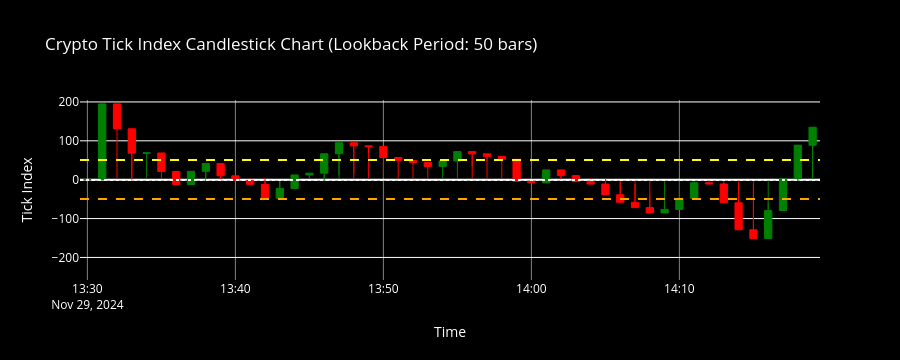

Write notebook code for a chart like this one.
### Code cell
import ccxt
import pandas as pd
import numpy as np
import plotly.graph_objs as go
from plotly.subplots import make_subplots
import schedule
import time
from IPython.display import display, clear_output

# Initialize the exchange
exchange = ccxt.binance()

# Load markets to ensure symbols are available
exchange.load_markets()

# Customizable lookback period
LOOKBACK_PERIOD = 50  # Adjust this value to set the lookback period

# Function to fetch USDT-paired cryptocurrencies (all spot pairs)
def fetch_all_usdt_pairs():
    tickers = exchange.fetch_tickers()
    # Filter only USDT spot pairs
    usdt_pairs = [symbol for symbol in tickers if symbol.endswith('/USDT')]
    return usdt_pairs

# Function to fetch OHLCV data with a customizable lookback period
def fetch_ohlcv(symbol, timeframe='1m', limit=LOOKBACK_PERIOD):
    ohlcv = exchange.fetch_ohlcv(symbol, timeframe=timeframe, limit=limit)
    return ohlcv

# Function to calculate tick direction (1 for up, -1 for down, 0 for no change)
def calculate_tick(df):
    df['tick'] = np.sign(df['close'].diff()).fillna(0)
    return df

# Create the figure widget
fig = make_subplots(rows=1, cols=1)

def update_chart():
    # Fetch all USDT-paired cryptos
    crypto_symbols = fetch_all_usdt_pairs()

    # Fetch OHLCV data for all symbols
    data = {}
    for symbol in crypto_symbols:
        ohlcv = fetch_ohlcv(symbol)
        df = pd.DataFrame(ohlcv, columns=['timestamp', 'open', 'high', 'low', 'close', 'volume'])
        df['timestamp'] = pd.to_datetime(df['timestamp'], unit='ms')
        data[symbol] = df

    # Apply the tick calculation to all dataframes
    for symbol, df in data.items():
        data[symbol] = calculate_tick(df)

    # Create the combined DataFrame in one step
    tick_data = {'timestamp': data[crypto_symbols[0]]['timestamp']}
    for symbol, df in data.items():
        tick_data[symbol] = df['tick']

    # Convert dictionary to DataFrame
    tick_df = pd.DataFrame(tick_data)

    # Calculate the tick index (sum of ticks)
    tick_df['tick_index'] = tick_df[crypto_symbols].sum(axis=1)

    # Apply smoothing to the tick index
    smoothing_window = 4  # Adjust the window size as needed
    tick_df['smoothed_tick_index'] = tick_df['tick_index'].rolling(window=smoothing_window).mean().fillna(tick_df['tick_index'])

    # Calculate the high and low values within each interval
    tick_df['open'] = tick_df['smoothed_tick_index'].shift(1).fillna(tick_df['smoothed_tick_index'][0])
    tick_df['close'] = tick_df['smoothed_tick_index']

    # Using a larger rolling window for high and low calculations
    high_low_window = 4  # Adjust the window size as needed
    tick_df['high'] = tick_df['smoothed_tick_index'].rolling(window=high_low_window).max().fillna(tick_df['smoothed_tick_index'])
    tick_df['low'] = tick_df['smoothed_tick_index'].rolling(window=high_low_window).min().fillna(tick_df['smoothed_tick_index'])

    # Implement limits for extreme values
    extreme_limit = 4  # Example limit
    tick_df['high'] = tick_df['high'].clip(upper=extreme_limit)
    tick_df['low'] = tick_df['low'].clip(lower=-extreme_limit)

    # Clear the existing figure
    fig.data = []

    # Add candlestick trace for tick index with custom colors
    candlestick = go.Candlestick(
        x=tick_df['timestamp'],
        open=tick_df['open'],
        high=tick_df['high'],
        low=tick_df['low'],
        close=tick_df['close'],
        increasing_line_color='green',
        decreasing_line_color='red',
        increasing_fillcolor='green',
        decreasing_fillcolor='red',
        line=dict(width=1)  # Thin line for the high and low
    )

    fig.add_trace(candlestick, row=1, col=1)

    # Add horizontal lines at specified levels
    fig.add_hline(y=50, line=dict(color='yellow', width=1, dash='dash'), row=1, col=1)
    fig.add_hline(y=-50, line=dict(color='orange', width=1, dash='dash'), row=1, col=1)
    fig.add_hline(y=0, line=dict(color='white', width=1, dash='dot'), row=1, col=1)

    # Update layout for better visualization
    fig.update_layout(
        title=f'Crypto Tick Index Candlestick Chart (Lookback Period: {LOOKBACK_PERIOD} bars)',
        xaxis_title='Time',
        yaxis_title='Tick Index',
        xaxis_rangeslider_visible=False,
        yaxis=dict(
            range=[tick_df['tick_index'].min() - 10, tick_df['tick_index'].max() + 10]  # Dynamic range
        ),
        plot_bgcolor='black',
        paper_bgcolor='black',
        font=dict(color='white'),
        xaxis=dict(gridcolor='gray')
    )

    # Clear the previous output and display the updated figure
    clear_output(wait=True)
    display(fig)

# Schedule the chart to be updated every minute
schedule.every(1).minutes.do(update_chart)

# Flag to stop the scheduler
running = True

def run_scheduler():
    while running:
        schedule.run_pending()
        time.sleep(1)

def stop_scheduler():
    global running
    running = False

# Start the scheduler in a separate thread
import threading
scheduler_thread = threading.Thread(target=run_scheduler)
scheduler_thread.start()

# Initial chart update
update_chart()

# Example of stopping the scheduler after some time (e.g., 3 hours)
time.sleep(3 * 60 * 60)  # Run for 3 hours
stop_scheduler()
scheduler_thread.join()

### Figure 1 — Plotly figure (JSON) as saved in the notebook; plotly's stock layout.template omitted (floating-point values rounded to 4 significant figures)
{"data": [{"close": [0, 195, 131, 68.25, 68.75, 21.25, -12.5, 21.5, 41.5, 10, -1.75, -12, -47.5, -22.75, 12.25, 16.75, 66.75, 95, 87, 85.25, 57, 49.75, 44.5, 34.25, 48, 72.25, 66.5, 60, 52.5, -4.25, -8, 25.25, 10.5, -5, -11.25, -38.75, -58, -71.75, -85.5, -76.5, -48, -7.75, -11, -59.25, -128.8, -151, -79.25, 2.5, 88.75, 135], "decreasing": {"fillcolor": "red", "line": {"color": "red"}}, "high": [0, 4, 4, 4, 4, 4, 4, 4, 4, 4, 4, 4, 4, -1.75, 4, 4, 4, 4, 4, 4, 4, 4, 4, 4, 4, 4, 4, 4, 4, 4, 4, 4, 4, 4, 4, 4, -5, -11.25, -38.75, -58, -48, -7.75, -7.75, -7.75, -7.75, -11, -59.25, 2.5, 4, 4], "increasing": {"fillcolor": "green", "line": {"color": "green"}}, "line": {"width": 1}, "low": [0, 195, 131, 0, 68.25, 21.25, -4, -4, -4, -4, -1.75, -4, -4, -4, -4, -4, -4, 12.25, 16.75, 66.75, 57, 49.75, 44.5, 34.25, 34.25, 34.25, 34.25, 48, 52.5, -4, -4, -4, -4, -4, -4, -4, -4, -4, -4, -4, -4, -4, -4, -4, -4, -4, -4, -4, -4, -4], "open": [0, 0, 195, 131, 68.25, 68.75, 21.25, -12.5, 21.5, 41.5, 10, -1.75, -12, -47.5, -22.75, 12.25, 16.75, 66.75, 95, 87, 85.25, 57, 49.75, 44.5, 34.25, 48, 72.25, 66.5, 60, 52.5, -4.25, -8, 25.25, 10.5, -5, -11.25, -38.75, -58, -71.75, -85.5, -76.5, -48, -7.75, -11, -59.25, -128.8, -151, -79.25, 2.5, 88.75], "type": "candlestick", "x": ["2024-11-29T13:30:00", "2024-11-29T13:31:00", "2024-11-29T13:32:00", "2024-11-29T13:33:00", "2024-11-29T13:34:00", "2024-11-29T13:35:00", "2024-11-29T13:36:00", "2024-11-29T13:37:00", "2024-11-29T13:38:00", "2024-11-29T13:39:00", "2024-11-29T13:40:00", "2024-11-29T13:41:00", "2024-11-29T13:42:00", "2024-11-29T13:43:00", "2024-11-29T13:44:00", "2024-11-29T13:45:00", "2024-11-29T13:46:00", "2024-11-29T13:47:00", "2024-11-29T13:48:00", "2024-11-29T13:49:00", "2024-11-29T13:50:00", "2024-11-29T13:51:00", "2024-11-29T13:52:00", "2024-11-29T13:53:00", "2024-11-29T13:54:00", "2024-11-29T13:55:00", "2024-11-29T13:56:00", "2024-11-29T13:57:00", "2024-11-29T13:58:00", "2024-11-29T13:59:00", "2024-11-29T14:00:00", "2024-11-29T14:01:00", "2024-11-29T14:02:00", "2024-11-29T14:03:00", "2024-11-29T14:04:00", "2024-11-29T14:05:00", "2024-11-29T14:06:00", "2024-11-29T14:07:00", "2024-11-29T14:08:00", "2024-11-29T14:09:00", "2024-11-29T14:10:00", "2024-11-29T14:11:00", "2024-11-29T14:12:00", "2024-11-29T14:13:00", "2024-11-29T14:14:00", "2024-11-29T14:15:00", "2024-11-29T14:16:00", "2024-11-29T14:17:00", "2024-11-29T14:18:00", "2024-11-29T14:19:00"], "xaxis": "x", "yaxis": "y"}], "layout": {"font": {"color": "white"}, "height": 360, "paper_bgcolor": "black", "plot_bgcolor": "black", "shapes": [{"line": {"color": "yellow", "dash": "dash", "width": 1}, "type": "line", "x0": 0, "x1": 1, "xref": "x domain", "y0": 50, "y1": 50, "yref": "y"}, {"line": {"color": "orange", "dash": "dash", "width": 1}, "type": "line", "x0": 0, "x1": 1, "xref": "x domain", "y0": -50, "y1": -50, "yref": "y"}, {"line": {"color": "white", "dash": "dot", "width": 1}, "type": "line", "x0": 0, "x1": 1, "xref": "x domain", "y0": 0, "y1": 0, "yref": "y"}, {"line": {"color": "yellow", "dash": "dash", "width": 1}, "type": "line", "x0": 0, "x1": 1, "xref": "x domain", "y0": 50, "y1": 50, "yref": "y"}, {"line": {"color": "orange", "dash": "dash", "width": 1}, "type": "line", "x0": 0, "x1": 1, "xref": "x domain", "y0": -50, "y1": -50, "yref": "y"}, {"line": {"color": "white", "dash": "dot", "width": 1}, "type": "line", "x0": 0, "x1": 1, "xref": "x domain", "y0": 0, "y1": 0, "yref": "y"}, {"line": {"color": "yellow", "dash": "dash", "width": 1}, "type": "line", "x0": 0, "x1": 1, "xref": "x domain", "y0": 50, "y1": 50, "yref": "y"}, {"line": {"color": "orange", "dash": "dash", "width": 1}, "type": "line", "x0": 0, "x1": 1, "xref": "x domain", "y0": -50, "y1": -50, "yref": "y"}, {"line": {"color": "white", "dash": "dot", "width": 1}, "type": "line", "x0": 0, "x1": 1, "xref": "x domain", "y0": 0, "y1": 0, "yref": "y"}, {"line": {"color": "yellow", "dash": "dash", "width": 1}, "type": "line", "x0": 0, "x1": 1, "xref": "x domain", "y0": 50, "y1": 50, "yref": "y"}, {"line": {"color": "orange", "dash": "dash", "width": 1}, "type": "line", "x0": 0, "x1": 1, "xref": "x domain", "y0": -50, "y1": -50, "yref": "y"}, {"line": {"color": "white", "dash": "dot", "width": 1}, "type": "line", "x0": 0, "x1": 1, "xref": "x domain", "y0": 0, "y1": 0, "yref": "y"}, {"line": {"color": "yellow", "dash": "dash", "width": 1}, "type": "line", "x0": 0, "x1": 1, "xref": "x domain", "y0": 50, "y1": 50, "yref": "y"}, {"line": {"color": "orange", "dash": "dash", "width": 1}, "type": "line", "x0": 0, "x1": 1, "xref": "x domain", "y0": -50, "y1": -50, "yref": "y"}, {"line": {"color": "white", "dash": "dot", "width": 1}, "type": "line", "x0": 0, "x1": 1, "xref": "x domain", "y0": 0, "y1": 0, "yref": "y"}, {"line": {"color": "yellow", "dash": "dash", "width": 1}, "type": "line", "x0": 0, "x1": 1, "xref": "x domain", "y0": 50, "y1": 50, "yref": "y"}, {"line": {"color": "orange", "dash": "dash", "width": 1}, "type": "line", "x0": 0, "x1": 1, "xref": "x domain", "y0": -50, "y1": -50, "yref": "y"}, {"line": {"color": "white", "dash": "dot", "width": 1}, "type": "line", "x0": 0, "x1": 1, "xref": "x domain", "y0": 0, "y1": 0, "yref": "y"}, {"line": {"color": "yellow", "dash": "dash", "width": 1}, "type": "line", "x0": 0, "x1": 1, "xref": "x domain", "y0": 50, "y1": 50, "yref": "y"}, {"line": {"color": "orange", "dash": "dash", "width": 1}, "type": "line", "x0": 0, "x1": 1, "xref": "x domain", "y0": -50, "y1": -50, "yref": "y"}, {"line": {"color": "white", "dash": "dot", "width": 1}, "type": "line", "x0": 0, "x1": 1, "xref": "x domain", "y0": 0, "y1": 0, "yref": "y"}, {"line": {"color": "yellow", "dash": "dash", "width": 1}, "type": "line", "x0": 0, "x1": 1, "xref": "x domain", "y0": 50, "y1": 50, "yref": "y"}, {"line": {"color": "orange", "dash": "dash", "width": 1}, "type": "line", "x0": 0, "x1": 1, "xref": "x domain", "y0": -50, "y1": -50, "yref": "y"}, {"line": {"color": "white", "dash": "dot", "width": 1}, "type": "line", "x0": 0, "x1": 1, "xref": "x domain", "y0": 0, "y1": 0, "yref": "y"}, {"line": {"color": "yellow", "dash": "dash", "width": 1}, "type": "line", "x0": 0, "x1": 1, "xref": "x domain", "y0": 50, "y1": 50, "yref": "y"}, {"line": {"color": "orange", "dash": "dash", "width": 1}, "type": "line", "x0": 0, "x1": 1, "xref": "x domain", "y0": -50, "y1": -50, "yref": "y"}, {"line": {"color": "white", "dash": "dot", "width": 1}, "type": "line", "x0": 0, "x1": 1, "xref": "x domain", "y0": 0, "y1": 0, "yref": "y"}, {"line": {"color": "yellow", "dash": "dash", "width": 1}, "type": "line", "x0": 0, "x1": 1, "xref": "x domain", "y0": 50, "y1": 50, "yref": "y"}, {"line": {"color": "orange", "dash": "dash", "width": 1}, "type": "line", "x0": 0, "x1": 1, "xref": "x domain", "y0": -50, "y1": -50, "yref": "y"}, {"line": {"color": "white", "dash": "dot", "width": 1}, "type": "line", "x0": 0, "x1": 1, "xref": "x domain", "y0": 0, "y1": 0, "yref": "y"}, {"line": {"color": "yellow", "dash": "dash", "width": 1}, "type": "line", "x0": 0, "x1": 1, "xref": "x domain", "y0": 50, "y1": 50, "yref": "y"}, {"line": {"color": "orange", "dash": "dash", "width": 1}, "type": "line", "x0": 0, "x1": 1, "xref": "x domain", "y0": -50, "y1": -50, "yref": "y"}, {"line": {"color": "white", "dash": "dot", "width": 1}, "type": "line", "x0": 0, "x1": 1, "xref": "x domain", "y0": 0, "y1": 0, "yref": "y"}, {"line": {"color": "yellow", "dash": "dash", "width": 1}, "type": "line", "x0": 0, "x1": 1, "xref": "x domain", "y0": 50, "y1": 50, "yref": "y"}, {"line": {"color": "orange", "dash": "dash", "width": 1}, "type": "line", "x0": 0, "x1": 1, "xref": "x domain", "y0": -50, "y1": -50, "yref": "y"}, {"line": {"color": "white", "dash": "dot", "width": 1}, "type": "line", "x0": 0, "x1": 1, "xref": "x domain", "y0": 0, "y1": 0, "yref": "y"}, {"line": {"color": "yellow", "dash": "dash", "width": 1}, "type": "line", "x0": 0, "x1": 1, "xref": "x domain", "y0": 50, "y1": 50, "yref": "y"}, {"line": {"color": "orange", "dash": "dash", "width": 1}, "type": "line", "x0": 0, "x1": 1, "xref": "x domain", "y0": -50, "y1": -50, "yref": "y"}, {"line": {"color": "white", "dash": "dot", "width": 1}, "type": "line", "x0": 0, "x1": 1, "xref": "x domain", "y0": 0, "y1": 0, "yref": "y"}, {"line": {"color": "yellow", "dash": "dash", "width": 1}, "type": "line", "x0": 0, "x1": 1, "xref": "x domain", "y0": 50, "y1": 50, "yref": "y"}, {"line": {"color": "orange", "dash": "dash", "width": 1}, "type": "line", "x0": 0, "x1": 1, "xref": "x domain", "y0": -50, "y1": -50, "yref": "y"}, {"line": {"color": "white", "dash": "dot", "width": 1}, "type": "line", "x0": 0, "x1": 1, "xref": "x domain", "y0": 0, "y1": 0, "yref": "y"}, {"line": {"color": "yellow", "dash": "dash", "width": 1}, "type": "line", "x0": 0, "x1": 1, "xref": "x domain", "y0": 50, "y1": 50, "yref": "y"}, {"line": {"color": "orange", "dash": "dash", "width": 1}, "type": "line", "x0": 0, "x1": 1, "xref": "x domain", "y0": -50, "y1": -50, "yref": "y"}, {"line": {"color": "white", "dash": "dot", "width": 1}, "type": "line", "x0": 0, "x1": 1, "xref": "x domain", "y0": 0, "y1": 0, "yref": "y"}, {"line": {"color": "yellow", "dash": "dash", "width": 1}, "type": "line", "x0": 0, "x1": 1, "xref": "x domain", "y0": 50, "y1": 50, "yref": "y"}, {"line": {"color": "orange", "dash": "dash", "width": 1}, "type": "line", "x0": 0, "x1": 1, "xref": "x domain", "y0": -50, "y1": -50, "yref": "y"}, {"line": {"color": "white", "dash": "dot", "width": 1}, "type": "line", "x0": 0, "x1": 1, "xref": "x domain", "y0": 0, "y1": 0, "yref": "y"}, {"line": {"color": "yellow", "dash": "dash", "width": 1}, "type": "line", "x0": 0, "x1": 1, "xref": "x domain", "y0": 50, "y1": 50, "yref": "y"}, {"line": {"color": "orange", "dash": "dash", "width": 1}, "type": "line", "x0": 0, "x1": 1, "xref": "x domain", "y0": -50, "y1": -50, "yref": "y"}, {"line": {"color": "white", "dash": "dot", "width": 1}, "type": "line", "x0": 0, "x1": 1, "xref": "x domain", "y0": 0, "y1": 0, "yref": "y"}, {"line": {"color": "yellow", "dash": "dash", "width": 1}, "type": "line", "x0": 0, "x1": 1, "xref": "x domain", "y0": 50, "y1": 50, "yref": "y"}, {"line": {"color": "orange", "dash": "dash", "width": 1}, "type": "line", "x0": 0, "x1": 1, "xref": "x domain", "y0": -50, "y1": -50, "yref": "y"}, {"line": {"color": "white", "dash": "dot", "width": 1}, "type": "line", "x0": 0, "x1": 1, "xref": "x domain", "y0": 0, "y1": 0, "yref": "y"}, {"line": {"color": "yellow", "dash": "dash", "width": 1}, "type": "line", "x0": 0, "x1": 1, "xref": "x domain", "y0": 50, "y1": 50, "yref": "y"}, {"line": {"color": "orange", "dash": "dash", "width": 1}, "type": "line", "x0": 0, "x1": 1, "xref": "x domain", "y0": -50, "y1": -50, "yref": "y"}, {"line": {"color": "white", "dash": "dot", "width": 1}, "type": "line", "x0": 0, "x1": 1, "xref": "x domain", "y0": 0, "y1": 0, "yref": "y"}, {"line": {"color": "yellow", "dash": "dash", "width": 1}, "type": "line", "x0": 0, "x1": 1, "xref": "x domain", "y0": 50, "y1": 50, "yref": "y"}, {"line": {"color": "orange", "dash": "dash", "width": 1}, "type": "line", "x0": 0, "x1": 1, "xref": "x domain", "y0": -50, "y1": -50, "yref": "y"}, {"line": {"color": "white", "dash": "dot", "width": 1}, "type": "line", "x0": 0, "x1": 1, "xref": "x domain", "y0": 0, "y1": 0, "yref": "y"}, {"line": {"color": "yellow", "dash": "dash", "width": 1}, "type": "line", "x0": 0, "x1": 1, "xref": "x domain", "y0": 50, "y1": 50, "yref": "y"}, {"line": {"color": "orange", "dash": "dash", "width": 1}, "type": "line", "x0": 0, "x1": 1, "xref": "x domain", "y0": -50, "y1": -50, "yref": "y"}, {"line": {"color": "white", "dash": "dot", "width": 1}, "type": "line", "x0": 0, "x1": 1, "xref": "x domain", "y0": 0, "y1": 0, "yref": "y"}, {"line": {"color": "yellow", "dash": "dash", "width": 1}, "type": "line", "x0": 0, "x1": 1, "xref": "x domain", "y0": 50, "y1": 50, "yref": "y"}, {"line": {"color": "orange", "dash": "dash", "width": 1}, "type": "line", "x0": 0, "x1": 1, "xref": "x domain", "y0": -50, "y1": -50, "yref": "y"}, {"line": {"color": "white", "dash": "dot", "width": 1}, "type": "line", "x0": 0, "x1": 1, "xref": "x domain", "y0": 0, "y1": 0, "yref": "y"}, {"line": {"color": "yellow", "dash": "dash", "width": 1}, "type": "line", "x0": 0, "x1": 1, "xref": "x domain", "y0": 50, "y1": 50, "yref": "y"}, {"line": {"color": "orange", "dash": "dash", "width": 1}, "type": "line", "x0": 0, "x1": 1, "xref": "x domain", "y0": -50, "y1": -50, "yref": "y"}, {"line": {"color": "white", "dash": "dot", "width": 1}, "type": "line", "x0": 0, "x1": 1, "xref": "x domain", "y0": 0, "y1": 0, "yref": "y"}, {"line": {"color": "yellow", "dash": "dash", "width": 1}, "type": "line", "x0": 0, "x1": 1, "xref": "x domain", "y0": 50, "y1": 50, "yref": "y"}, {"line": {"color": "orange", "dash": "dash", "width": 1}, "type": "line", "x0": 0, "x1": 1, "xref": "x domain", "y0": -50, "y1": -50, "yref": "y"}, {"line": {"color": "white", "dash": "dot", "width": 1}, "type": "line", "x0": 0, "x1": 1, "xref": "x domain", "y0": 0, "y1": 0, "yref": "y"}, {"line": {"color": "yellow", "dash": "dash", "width": 1}, "type": "line", "x0": 0, "x1": 1, "xref": "x domain", "y0": 50, "y1": 50, "yref": "y"}, {"line": {"color": "orange", "dash": "dash", "width": 1}, "type": "line", "x0": 0, "x1": 1, "xref": "x domain", "y0": -50, "y1": -50, "yref": "y"}, {"line": {"color": "white", "dash": "dot", "width": 1}, "type": "line", "x0": 0, "x1": 1, "xref": "x domain", "y0": 0, "y1": 0, "yref": "y"}], "title": {"text": "Crypto Tick Index Candlestick Chart (Lookback Period: 50 bars)"}, "xaxis": {"anchor": "y", "autorange": true, "domain": [0, 1], "gridcolor": "gray", "range": ["2024-11-29 13:29:30", "2024-11-29 14:19:30"], "rangeslider": {"visible": false, "yaxis": {}}, "title": {"text": "Time"}, "type": "date"}, "yaxis": {"anchor": "x", "domain": [0, 1], "range": [-258, 205], "title": {"text": "Tick Index"}}}}
